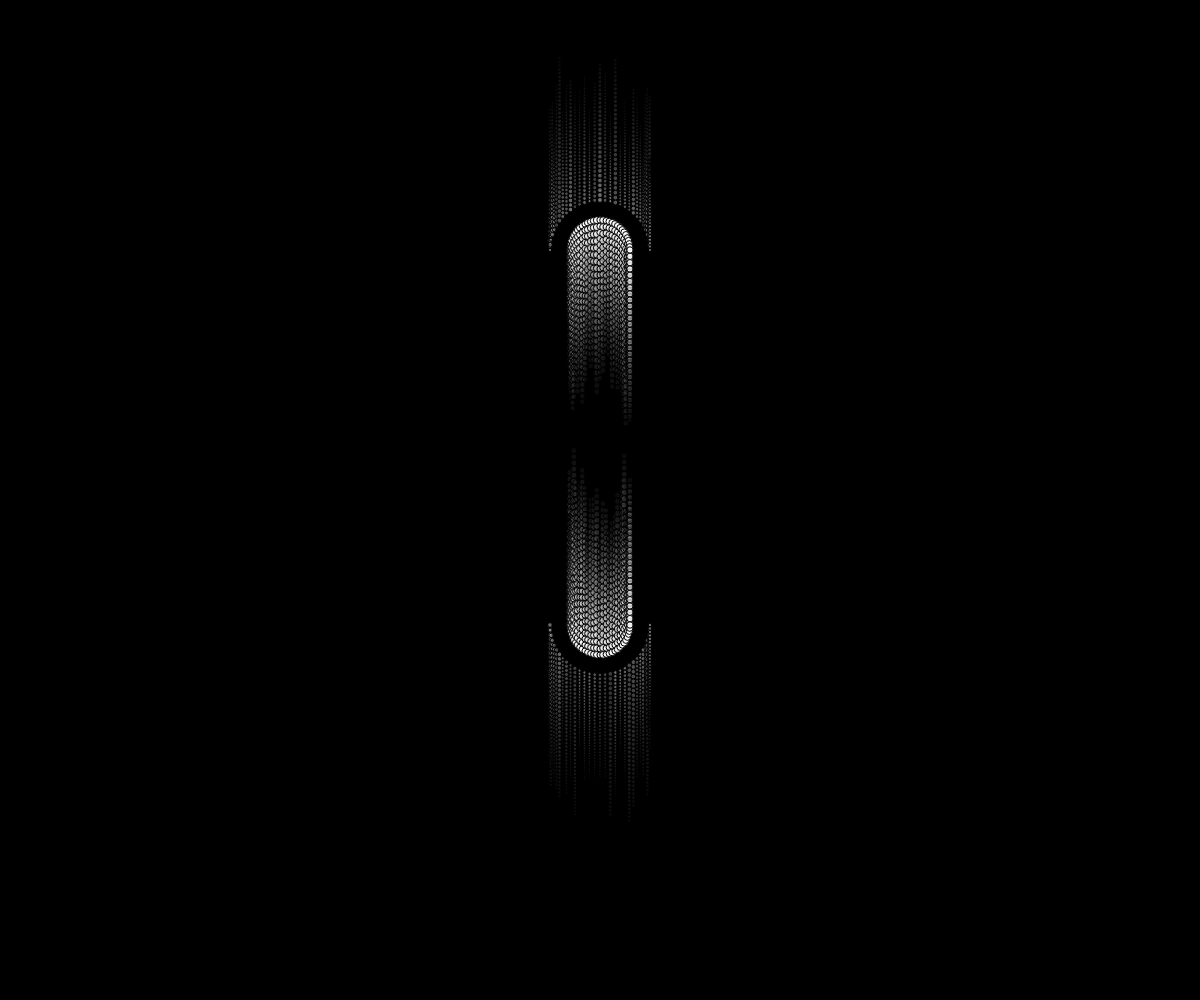
Frame 1 (no input)
Frame 2 (the mouse pressed at the canvas centre, redrawn once): identical to frame 1, image omitted

The p5.js sketch that drew this single still picture (run headless with seeded random() and noise() and a simulated clock; the mouse was pressed at the canvas centre and the sketch redrawn once):

// p5.js sketch
// ── sketch.js
chains = [];


function setup() {
    createCanvas(window.innerWidth, window.innerHeight);
    angleMode(DEGREES);
    background(0);

    let x = width / 2;
    let y = height / 4;

    let r = 50;

    for (let theta = -180; theta <= 0; theta += 6) {
        chains.push(new Rain(x + r * cos(theta), y + r * sin(theta), random(30, 40), random(3, 5), random(100, 200), 150, 1));
    }

    r = 30;

    for (let theta = -180; theta <= 0; theta += 6) {
        chains.push(new Rain(x + r * cos(theta), y + r * sin(theta), random(20, 30), random(6, 7), random(200, 250), 255, -1));
    }

    y = 5 * height / 8;
    r = 50;

    for (let theta = 180; theta >= 0; theta -= 6) {
        chains.push(new Rain(x + r * cos(theta), y + r * sin(theta), random(30, 40), random(3, 5), random(100, 200), 150, -1));
    }

    r = 30;

    for (let theta = 180; theta >= 0; theta -= 6) {
        chains.push(new Rain(x + r * cos(theta), y + r * sin(theta), random(20, 30), random(6, 7), random(200, 250), 255, 1));
    }

    for (let chain of chains) {
        chain.dripple();
    }

}

function draw() {
    noLoop();
}

class Rain {
    constructor(x, y, size, radius, alpha, grey, direction) {
        this.x = x;
        this.y = y
        this.size = size;
        this.radius = radius;
        this.alpha = alpha;
        this.grey = grey;
        this.direction = direction;
    }

    dripple() {
        let a = this.alpha;
        let c = this.grey;
        a = (this.alpha - 50) / this.size;
        c = (this.grey - 50) / this.size;
        for (let i = 0; i < this.size; i++) {
            fill(this.grey, this.alpha)
            ellipse(this.x, this.y, this.radius);
            this.radius -= 0.03;
            if (this.direction == -1) this.y += this.radius;
            else this.y -= this.radius;
            this.grey -= c;
            this.alpha -= a;
        }
    }
}   
